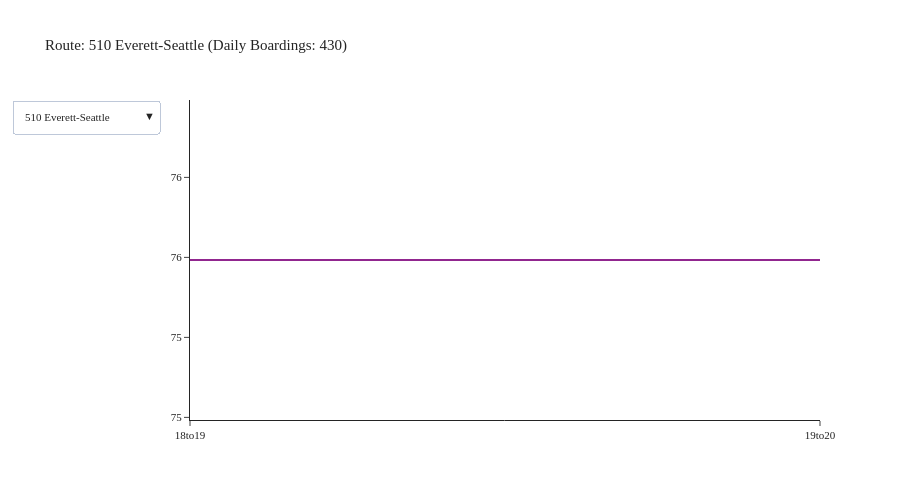

Notebook source saved alongside this figure:
### Code cell
agency = 'Sound Transit'
df = df_transit_line[df_transit_line['agency'] == agency]
df = df.groupby(['tod', 'description']).agg({'boardings': 'sum'}).reset_index()
fig = create_tod_chart(df)
fig.show()

### Figure 1 — Plotly figure (JSON) as saved in the notebook; plotly's stock layout.template omitted (floating-point values rounded to 4 significant figures)
{"data": [{"mode": "lines", "name": "510 Everett-Seattle", "type": "scatter", "visible": true, "x": ["18to19", "19to20"], "y": [75.48, 75.48]}, {"mode": "lines", "name": "512 Everett-Northgte", "type": "scatter", "visible": false, "x": ["18to19", "19to20", "20to21", "21to22", "22to23", "23to0", "0to1", "1to2", "2to3", "3to4", "4to5"], "y": [406.5, 406.5, 98.3, 98.3, 98.3, 98.3, 98.3, 98.3, 98.3, 98.3, 98.3]}, {"mode": "lines", "name": "513 Seaway-Northgate", "type": "scatter", "visible": false, "x": ["18to19", "19to20"], "y": [52.7, 52.7]}, {"mode": "lines", "name": "522 Woodinvl-Roosvlt", "type": "scatter", "visible": false, "x": ["18to19", "19to20", "20to21", "21to22", "22to23", "23to0", "0to1", "1to2", "2to3", "3to4", "4to5"], "y": [282.9, 282.9, 53.23, 53.23, 53.23, 53.23, 53.23, 53.23, 53.23, 53.23, 53.23]}, {"mode": "lines", "name": "532 Everett-Bellevue", "type": "scatter", "visible": false, "x": ["18to19", "19to20"], "y": [14.16, 14.16]}, {"mode": "lines", "name": "535 Lynnwood-Bllvue", "type": "scatter", "visible": false, "x": ["18to19", "19to20", "20to21", "21to22", "22to23", "23to0", "0to1", "1to2", "2to3", "3to4", "4to5"], "y": [156.1, 156.1, 3.486, 3.486, 3.486, 3.486, 3.486, 3.486, 3.486, 3.486, 3.486]}, {"mode": "lines", "name": "542 Redmond-U Dist", "type": "scatter", "visible": false, "x": ["18to19", "19to20", "20to21", "21to22", "22to23", "23to0", "0to1", "1to2", "2to3", "3to4", "4to5"], "y": [74.16, 74.16, 19.74, 19.74, 19.74, 19.74, 19.74, 19.74, 19.74, 19.74, 19.74]}, {"mode": "lines", "name": "545 Redmond-Seattle", "type": "scatter", "visible": false, "x": ["18to19", "19to20", "20to21", "21to22", "22to23", "23to0", "0to1", "1to2", "2to3", "3to4", "4to5"], "y": [362.5, 362.5, 36.92, 36.92, 36.92, 36.92, 36.92, 36.92, 36.92, 36.92, 36.92]}, {"mode": "lines", "name": "550 Bellevue-Seattle", "type": "scatter", "visible": false, "x": ["18to19", "19to20", "20to21", "21to22", "22to23", "23to0", "0to1", "1to2", "2to3", "3to4", "4to5"], "y": [315.7, 315.7, 62.88, 62.88, 62.88, 62.88, 62.88, 62.88, 62.88, 62.88, 62.88]}, {"mode": "lines", "name": "554 Issaquah-Seattle", "type": "scatter", "visible": false, "x": ["18to19", "19to20", "20to21", "21to22", "22to23", "23to0", "0to1", "1to2", "2to3", "3to4", "4to5"], "y": [256.3, 256.3, 33.15, 33.15, 33.15, 33.15, 33.15, 33.15, 33.15, 33.15, 33.15]}, {"mode": "lines", "name": "556 Issaquah-U Dist", "type": "scatter", "visible": false, "x": ["18to19", "19to20"], "y": [15.16, 15.16]}, {"mode": "lines", "name": "560 W Sea-Bellevue", "type": "scatter", "visible": false, "x": ["18to19", "19to20", "20to21", "21to22", "22to23", "23to0", "0to1", "1to2", "2to3", "3to4", "4to5"], "y": [595.7, 595.7, 4.879, 4.879, 4.879, 4.879, 4.879, 4.879, 4.879, 4.879, 4.879]}, {"mode": "lines", "name": "566 Auburn-Redmond", "type": "scatter", "visible": false, "x": ["18to19", "19to20"], "y": [16.63, 16.63]}, {"mode": "lines", "name": "574 Lakewood-SeaTac", "type": "scatter", "visible": false, "x": ["18to19", "19to20", "20to21", "21to22", "22to23", "23to0", "0to1", "1to2", "2to3", "3to4", "4to5"], "y": [260.4, 260.4, 5.077, 5.077, 5.077, 5.077, 5.077, 5.077, 5.077, 5.077, 5.077]}, {"mode": "lines", "name": "577 Fed Way-Seattle", "type": "scatter", "visible": false, "x": [], "y": []}, {"mode": "lines", "name": "578 Seattle-Puyallup", "type": "scatter", "visible": false, "x": ["18to19", "19to20", "20to21", "21to22", "22to23", "23to0", "0to1", "1to2", "2to3", "3to4", "4to5"], "y": [255.2, 255.2, 30.6, 30.6, 30.6, 30.6, 30.6, 30.6, 30.6, 30.6, 30.6]}, {"mode": "lines", "name": "580 So Hill-Puyallup", "type": "scatter", "visible": false, "x": ["18to19", "19to20"], "y": [1.194, 1.194]}, {"mode": "lines", "name": "586 Tacoma-U Dist", "type": "scatter", "visible": false, "x": ["18to19", "19to20"], "y": [7.617, 7.617]}, {"mode": "lines", "name": "590 Tacoma-Seattle", "type": "scatter", "visible": false, "x": ["18to19", "19to20"], "y": [28.63, 28.63]}, {"mode": "lines", "name": "592 DuPont-Seattle", "type": "scatter", "visible": false, "x": ["18to19", "19to20"], "y": [5.202, 5.202]}, {"mode": "lines", "name": "594 Lakewood-Seattle", "type": "scatter", "visible": false, "x": ["18to19", "19to20", "20to21", "21to22", "22to23", "23to0", "0to1", "1to2", "2to3", "3to4", "4to5"], "y": [232.4, 232.4, 81.51, 81.51, 81.51, 81.51, 81.51, 81.51, 81.51, 81.51, 81.51]}, {"mode": "lines", "name": "595 Gig Hrbr-Seattle", "type": "scatter", "visible": false, "x": [], "y": []}, {"mode": "lines", "name": "596 Sumner-Bonney Lk", "type": "scatter", "visible": false, "x": ["18to19", "19to20"], "y": [2.48, 2.48]}, {"mode": "lines", "name": "Commutr Rail Evt-Sea", "type": "scatter", "visible": false, "x": [], "y": []}, {"mode": "lines", "name": "Commutr Rail Tac-Sea", "type": "scatter", "visible": false, "x": ["18to19", "19to20"], "y": [348.6, 348.6]}, {"mode": "lines", "name": "Light Rail Ang Lk-NG", "type": "scatter", "visible": false, "x": ["18to19", "19to20", "20to21", "21to22", "22to23", "23to0", "0to1", "1to2", "2to3", "3to4", "4to5"], "y": [4842.0, 4842.0, 1087.0, 1087.0, 1087.0, 1087.0, 1087.0, 1087.0, 1087.0, 1087.0, 1087.0]}, {"mode": "lines", "name": "Light Rail Tacoma", "type": "scatter", "visible": false, "x": ["18to19", "19to20", "20to21", "21to22", "22to23", "23to0", "0to1", "1to2", "2to3", "3to4", "4to5"], "y": [306.9, 306.9, 30.42, 30.42, 30.42, 30.42, 30.42, 30.42, 30.42, 30.42, 30.42]}], "layout": {"font": {"size": 11}, "height": 500, "title": {"text": "Route: 510 Everett-Seattle (Daily Boardings: 430)"}, "updatemenus": [{"buttons": [{"args": [{"visible": [true, false, false, false, false, false, false, false, false, false, false, false, false, false, false, false, false, false, false, false, false, false, false, false, false, false, false]}, {"title": "Route: 510 Everett-Seattle (Daily Boardings: 430)"}], "label": "510 Everett-Seattle", "method": "update"}, {"args": [{"visible": [false, true, false, false, false, false, false, false, false, false, false, false, false, false, false, false, false, false, false, false, false, false, false, false, false, false, false]}, {"title": "Route: 512 Everett-Northgte (Daily Boardings: 4,660)"}], "label": "512 Everett-Northgte", "method": "update"}, {"args": [{"visible": [false, false, true, false, false, false, false, false, false, false, false, false, false, false, false, false, false, false, false, false, false, false, false, false, false, false, false]}, {"title": "Route: 513 Seaway-Northgate (Daily Boardings: 355)"}], "label": "513 Seaway-Northgate", "method": "update"}, {"args": [{"visible": [false, false, false, true, false, false, false, false, false, false, false, false, false, false, false, false, false, false, false, false, false, false, false, false, false, false, false]}, {"title": "Route: 522 Woodinvl-Roosvlt (Daily Boardings: 3,564)"}], "label": "522 Woodinvl-Roosvlt", "method": "update"}, {"args": [{"visible": [false, false, false, false, true, false, false, false, false, false, false, false, false, false, false, false, false, false, false, false, false, false, false, false, false, false, false]}, {"title": "Route: 532 Everett-Bellevue (Daily Boardings: 586)"}], "label": "532 Everett-Bellevue", "method": "update"}, {"args": [{"visible": [false, false, false, false, false, true, false, false, false, false, false, false, false, false, false, false, false, false, false, false, false, false, false, false, false, false, false]}, {"title": "Route: 535 Lynnwood-Bllvue (Daily Boardings: 2,531)"}], "label": "535 Lynnwood-Bllvue", "method": "update"}, {"args": [{"visible": [false, false, false, false, false, false, true, false, false, false, false, false, false, false, false, false, false, false, false, false, false, false, false, false, false, false, false]}, {"title": "Route: 542 Redmond-U Dist (Daily Boardings: 1,071)"}], "label": "542 Redmond-U Dist", "method": "update"}, {"args": [{"visible": [false, false, false, false, false, false, false, true, false, false, false, false, false, false, false, false, false, false, false, false, false, false, false, false, false, false, false]}, {"title": "Route: 545 Redmond-Seattle (Daily Boardings: 4,673)"}], "label": "545 Redmond-Seattle", "method": "update"}, {"args": [{"visible": [false, false, false, false, false, false, false, false, true, false, false, false, false, false, false, false, false, false, false, false, false, false, false, false, false, false, false]}, {"title": "Route: 550 Bellevue-Seattle (Daily Boardings: 4,400)"}], "label": "550 Bellevue-Seattle", "method": "update"}, {"args": [{"visible": [false, false, false, false, false, false, false, false, false, true, false, false, false, false, false, false, false, false, false, false, false, false, false, false, false, false, false]}, {"title": "Route: 554 Issaquah-Seattle (Daily Boardings: 2,838)"}], "label": "554 Issaquah-Seattle", "method": "update"}, {"args": [{"visible": [false, false, false, false, false, false, false, false, false, false, true, false, false, false, false, false, false, false, false, false, false, false, false, false, false, false, false]}, {"title": "Route: 556 Issaquah-U Dist (Daily Boardings: 414)"}], "label": "556 Issaquah-U Dist", "method": "update"}, {"args": [{"visible": [false, false, false, false, false, false, false, false, false, false, false, true, false, false, false, false, false, false, false, false, false, false, false, false, false, false, false]}, {"title": "Route: 560 W Sea-Bellevue (Daily Boardings: 5,783)"}], "label": "560 W Sea-Bellevue", "method": "update"}, {"args": [{"visible": [false, false, false, false, false, false, false, false, false, false, false, false, true, false, false, false, false, false, false, false, false, false, false, false, false, false, false]}, {"title": "Route: 566 Auburn-Redmond (Daily Boardings: 360)"}], "label": "566 Auburn-Redmond", "method": "update"}, {"args": [{"visible": [false, false, false, false, false, false, false, false, false, false, false, false, false, true, false, false, false, false, false, false, false, false, false, false, false, false, false]}, {"title": "Route: 574 Lakewood-SeaTac (Daily Boardings: 2,631)"}], "label": "574 Lakewood-SeaTac", "method": "update"}, {"args": [{"visible": [false, false, false, false, false, false, false, false, false, false, false, false, false, false, true, false, false, false, false, false, false, false, false, false, false, false, false]}, {"title": "Route: 577 Fed Way-Seattle (Daily Boardings: 432)"}], "label": "577 Fed Way-Seattle", "method": "update"}, {"args": [{"visible": [false, false, false, false, false, false, false, false, false, false, false, false, false, false, false, true, false, false, false, false, false, false, false, false, false, false, false]}, {"title": "Route: 578 Seattle-Puyallup (Daily Boardings: 2,445)"}], "label": "578 Seattle-Puyallup", "method": "update"}, {"args": [{"visible": [false, false, false, false, false, false, false, false, false, false, false, false, false, false, false, false, true, false, false, false, false, false, false, false, false, false, false]}, {"title": "Route: 580 So Hill-Puyallup (Daily Boardings: 5)"}], "label": "580 So Hill-Puyallup", "method": "update"}, {"args": [{"visible": [false, false, false, false, false, false, false, false, false, false, false, false, false, false, false, false, false, true, false, false, false, false, false, false, false, false, false]}, {"title": "Route: 586 Tacoma-U Dist (Daily Boardings: 412)"}], "label": "586 Tacoma-U Dist", "method": "update"}, {"args": [{"visible": [false, false, false, false, false, false, false, false, false, false, false, false, false, false, false, false, false, false, true, false, false, false, false, false, false, false, false]}, {"title": "Route: 590 Tacoma-Seattle (Daily Boardings: 705)"}], "label": "590 Tacoma-Seattle", "method": "update"}, {"args": [{"visible": [false, false, false, false, false, false, false, false, false, false, false, false, false, false, false, false, false, false, false, true, false, false, false, false, false, false, false]}, {"title": "Route: 592 DuPont-Seattle (Daily Boardings: 198)"}], "label": "592 DuPont-Seattle", "method": "update"}, {"args": [{"visible": [false, false, false, false, false, false, false, false, false, false, false, false, false, false, false, false, false, false, false, false, true, false, false, false, false, false, false]}, {"title": "Route: 594 Lakewood-Seattle (Daily Boardings: 2,236)"}], "label": "594 Lakewood-Seattle", "method": "update"}, {"args": [{"visible": [false, false, false, false, false, false, false, false, false, false, false, false, false, false, false, false, false, false, false, false, false, true, false, false, false, false, false]}, {"title": "Route: 595 Gig Hrbr-Seattle (Daily Boardings: 127)"}], "label": "595 Gig Hrbr-Seattle", "method": "update"}, {"args": [{"visible": [false, false, false, false, false, false, false, false, false, false, false, false, false, false, false, false, false, false, false, false, false, false, true, false, false, false, false]}, {"title": "Route: 596 Sumner-Bonney Lk (Daily Boardings: 32)"}], "label": "596 Sumner-Bonney Lk", "method": "update"}, {"args": [{"visible": [false, false, false, false, false, false, false, false, false, false, false, false, false, false, false, false, false, false, false, false, false, false, false, true, false, false, false]}, {"title": "Route: Commutr Rail Evt-Sea (Daily Boardings: 91)"}], "label": "Commutr Rail Evt-Sea", "method": "update"}, {"args": [{"visible": [false, false, false, false, false, false, false, false, false, false, false, false, false, false, false, false, false, false, false, false, false, false, false, false, true, false, false]}, {"title": "Route: Commutr Rail Tac-Sea (Daily Boardings: 4,057)"}], "label": "Commutr Rail Tac-Sea", "method": "update"}, {"args": [{"visible": [false, false, false, false, false, false, false, false, false, false, false, false, false, false, false, false, false, false, false, false, false, false, false, false, false, true, false]}, {"title": "Route: Light Rail Ang Lk-NG (Daily Boardings: 65,558)"}], "label": "Light Rail Ang Lk-NG", "method": "update"}, {"args": [{"visible": [false, false, false, false, false, false, false, false, false, false, false, false, false, false, false, false, false, false, false, false, false, false, false, false, false, false, true]}, {"title": "Route: Light Rail Tacoma (Daily Boardings: 4,305)"}], "label": "Light Rail Tacoma", "method": "update"}], "direction": "down", "showactive": true}], "width": 900, "yaxis": {"tickformat": ".00f"}}}
